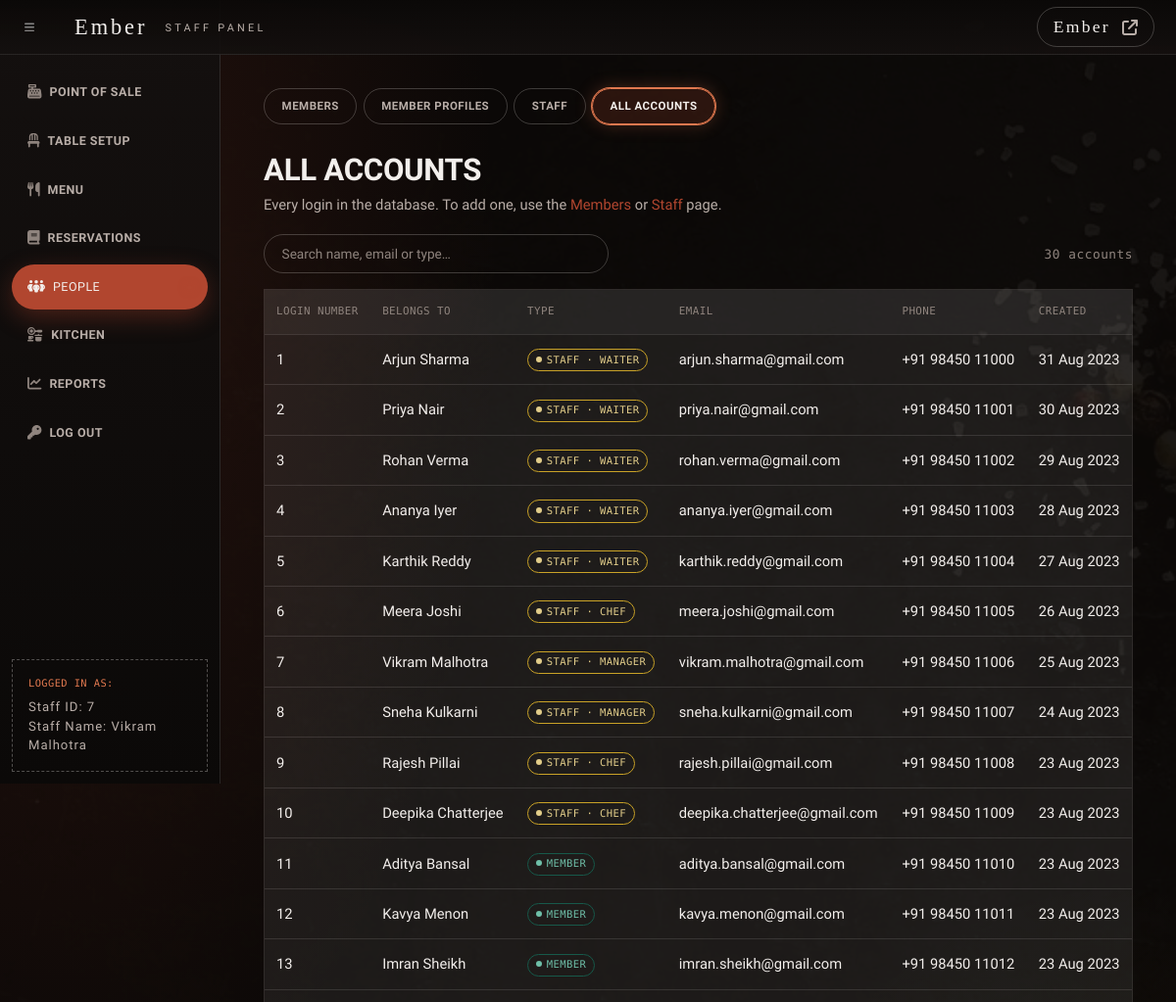
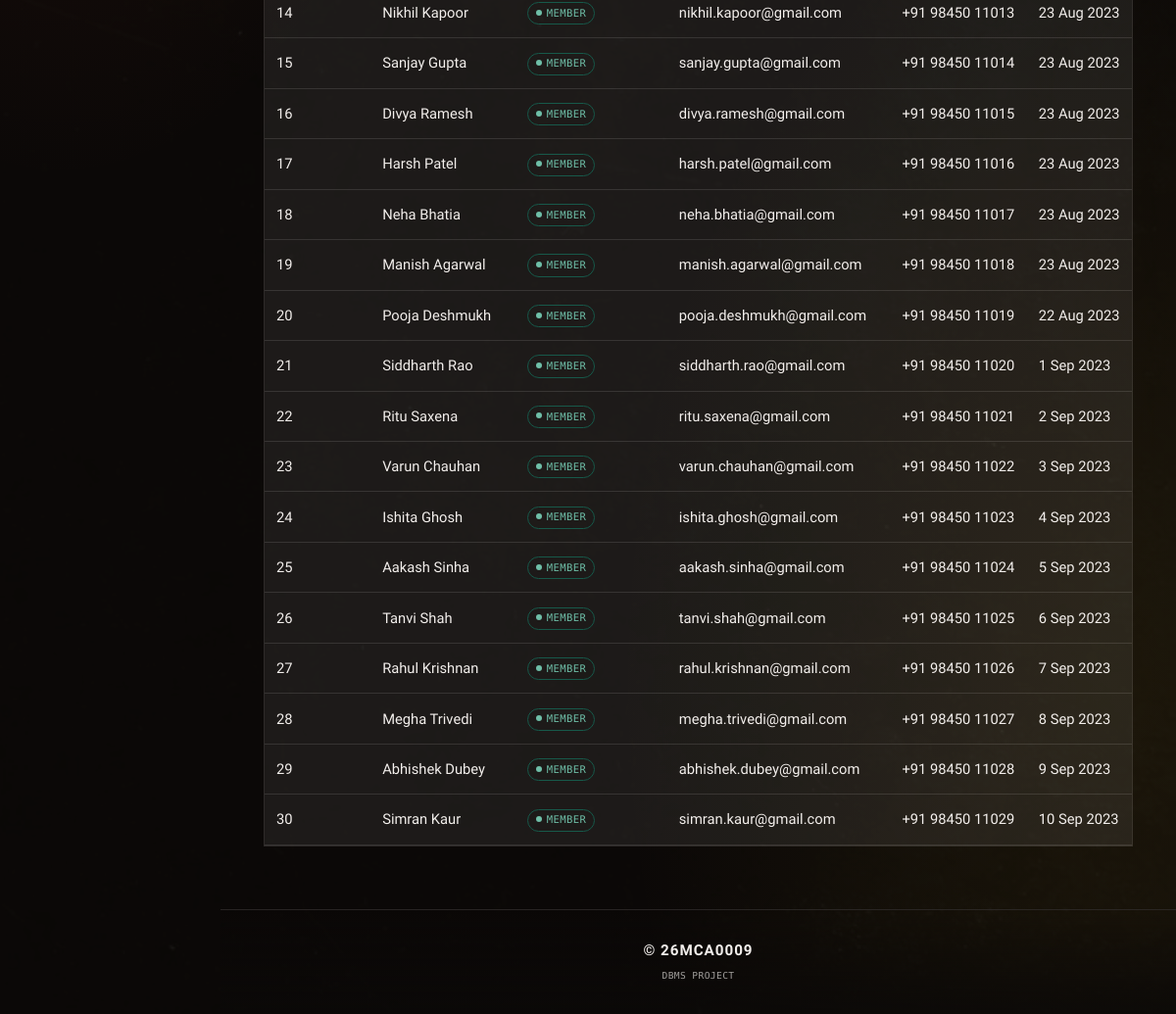
The page /adminSide/panel/account-panel.php (signed in) on the database as committed earlier (2 pictures, top to bottom).
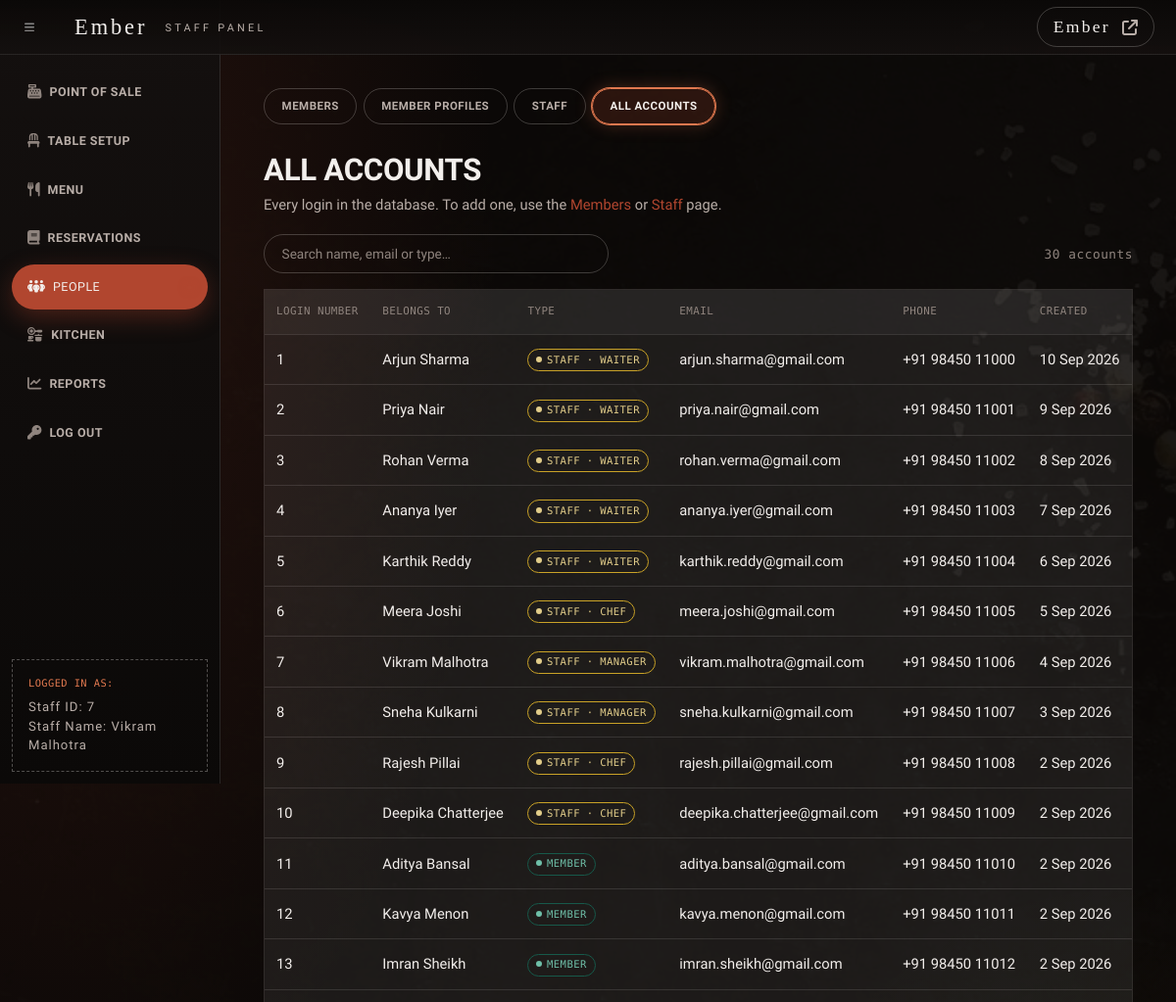
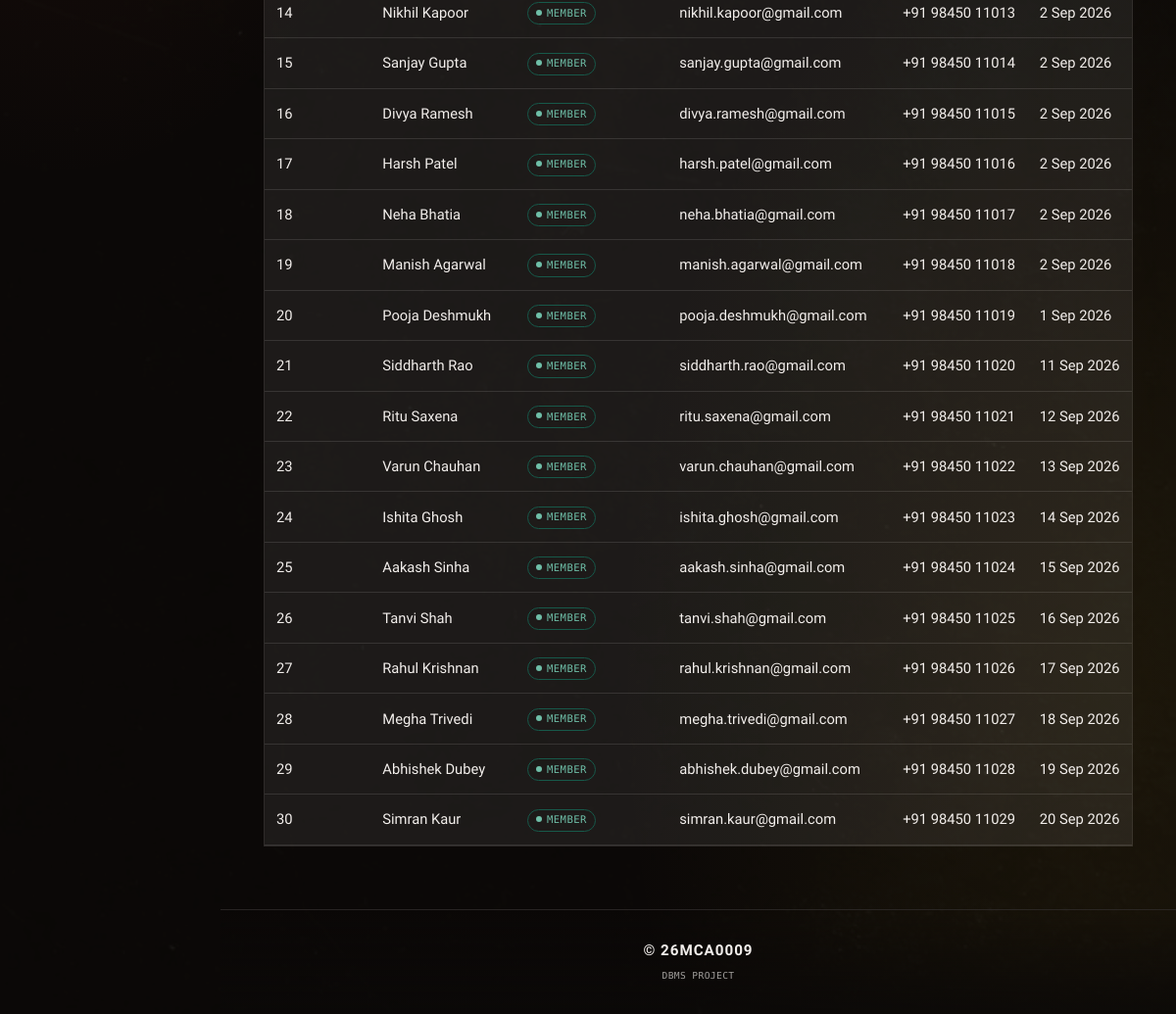
The same page on the database as committed later (2 pictures, top to bottom).
### tables this page shows
CREATE TABLE `Staffs` (
  `staff_id` int(11) NOT NULL AUTO_INCREMENT,
  `staff_name` varchar(255) DEFAULT NULL,
  `role` varchar(255) DEFAULT NULL,
  `account_id` int(11) DEFAULT NULL,
  PRIMARY KEY (`staff_id`),
  KEY `account_id` (`account_id`),
  CONSTRAINT `staffs_ibfk_1` FOREIGN KEY (`account_id`) REFERENCES `Accounts` (`account_id`)
);

CREATE TABLE `Accounts` (
  `account_id` int(11) NOT NULL AUTO_INCREMENT,
  `email` varchar(255) DEFAULT NULL,
  `register_date` date DEFAULT NULL,
  `phone_number` varchar(255) DEFAULT NULL,
  `password` varchar(255) DEFAULT NULL,
  PRIMARY KEY (`account_id`)
);

CREATE TABLE `Memberships` (
  `member_id` int(11) NOT NULL AUTO_INCREMENT,
  `member_name` varchar(255) DEFAULT NULL,
  `points` int(11) DEFAULT NULL,
  `account_id` int(11) DEFAULT NULL,
  PRIMARY KEY (`member_id`),
  KEY `account_id` (`account_id`),
  CONSTRAINT `memberships_ibfk_1` FOREIGN KEY (`account_id`) REFERENCES `Accounts` (`account_id`)
);

### adminSide/panel/account-panel.php (the view, shortened to what this page needs)
<?php
include '../includes/dashHeader.php';
require_once '../config.php';
$sql = "SELECT a.account_id, a.email, a.phone_number, a.register_date,
               s.staff_name, s.role, m.member_name
        FROM Accounts AS a
        LEFT JOIN Staffs AS s ON s.account_id = a.account_id
        LEFT JOIN Memberships AS m ON m.account_id = a.account_id
        ORDER BY a.account_id";
$accounts = mysqli_fetch_all(mysqli_query($link, $sql), MYSQLI_ASSOC);
?>
<div class="wrapper">
    <div class="container-fluid">
        <div class="pg-head">
            <div>
                <h2>All Accounts</h2>
                <p class="pg-sub">Every login in the database. To add one, use the <a href="customer-panel.php">Members</a> or <a href="staff-panel.php">Staff</a> page.</p>
            </div>
        </div>
        <div class="pg-tools">
            <input type="search" class="form-control pg-search" placeholder="Search name, email or type…" data-filter="#accounts-list">
            <span class="pg-count" data-count><?= count($accounts) ?> accounts</span>
        </div>
        <div class="table-scroll"><table class="table" id="accounts-list">
            <thead><tr><th>Login number</th><th>Belongs to</th><th>Type</th><th>Email</th><th>Phone</th><th>Created</th></tr></thead>
            <tbody>
<?php foreach ($accounts as $a) {
        if ($a['staff_name'] != null) {
            $who = $a['staff_name'];
            $type = '<span class="pg-tag is-gold">Staff &middot; ' . htmlspecialchars($a['role']) . '</span>';
        } elseif ($a['member_name'] != null) {
            $who = $a['member_name'];
            $type = '<span class="pg-tag is-green">Member</span>';
        } else {
            $who = '—';
            $type = '<span class="pg-tag">Not used</span>';
        } ?>
                <tr>
                    <td><?= (int) $a['account_id'] ?></td>
                    <td><?= htmlspecialchars($who) ?></td>
                    <td><?= $type ?></td>
                    <td><?= htmlspecialchars((string) $a['email']) ?></td>
                    <td><?= htmlspecialchars((string) $a['phone_number']) ?></td>
                    <td><?= $a['register_date'] ? date('j M Y', strtotime($a['register_date'])) : '' ?></td>
                </tr>
<?php } ?>
            </tbody>
        </table></div>
    </div>
</div>
<?php include '../includes/dashFooter.php'; ?>

Rows that differ between the two databases and show on the page:
changed through a linked row, staffs "Arjun Sharma": account.register_date "31 Aug 2023" → "10 Sep 2026"
changed through a linked row, staffs "Priya Nair": account.register_date "30 Aug 2023" → "9 Sep 2026"
changed through a linked row, staffs "Rohan Verma": account.register_date "29 Aug 2023" → "8 Sep 2026"
changed through a linked row, staffs "Ananya Iyer": account.register_date "28 Aug 2023" → "7 Sep 2026"
changed through a linked row, staffs "Karthik Reddy": account.register_date "27 Aug 2023" → "6 Sep 2026"
changed through a linked row, staffs "Meera Joshi": account.register_date "26 Aug 2023" → "5 Sep 2026"
changed through a linked row, staffs "Vikram Malhotra": account.register_date "25 Aug 2023" → "4 Sep 2026"
changed through a linked row, staffs "Sneha Kulkarni": account.register_date "24 Aug 2023" → "3 Sep 2026"
changed through a linked row, staffs "Rajesh Pillai": account.register_date "23 Aug 2023" → "2 Sep 2026"
changed through a linked row, staffs "Deepika Chatterjee": account.register_date "23 Aug 2023" → "2 Sep 2026"
changed memberships "Aditya Bansal": account.register_date "23 Aug 2023" → "2 Sep 2026"
changed memberships "Kavya Menon": account.register_date "23 Aug 2023" → "2 Sep 2026"
changed memberships "Imran Sheikh": account.register_date "23 Aug 2023" → "2 Sep 2026"
changed memberships "Nikhil Kapoor": account.register_date "23 Aug 2023" → "2 Sep 2026"
changed memberships "Sanjay Gupta": account.register_date "23 Aug 2023" → "2 Sep 2026"
changed memberships "Divya Ramesh": account.register_date "23 Aug 2023" → "2 Sep 2026"
changed memberships "Harsh Patel": account.register_date "23 Aug 2023" → "2 Sep 2026"
changed memberships "Neha Bhatia": account.register_date "23 Aug 2023" → "2 Sep 2026"
changed memberships "Manish Agarwal": account.register_date "23 Aug 2023" → "2 Sep 2026"
changed memberships "Pooja Deshmukh": account.register_date "22 Aug 2023" → "1 Sep 2026"
changed memberships "Siddharth Rao": account.register_date "1 Sep 2023" → "11 Sep 2026"
changed memberships "Ritu Saxena": account.register_date "2 Sep 2023" → "12 Sep 2026"
changed memberships "Varun Chauhan": account.register_date "3 Sep 2023" → "13 Sep 2026"
changed memberships "Ishita Ghosh": account.register_date "4 Sep 2023" → "14 Sep 2026"
changed memberships "Aakash Sinha": account.register_date "5 Sep 2023" → "15 Sep 2026"
changed memberships "Tanvi Shah": account.register_date "6 Sep 2023" → "16 Sep 2026"
changed memberships "Rahul Krishnan": account.register_date "7 Sep 2023" → "17 Sep 2026"
changed memberships "Megha Trivedi": account.register_date "8 Sep 2023" → "18 Sep 2026"
changed memberships "Abhishek Dubey": account.register_date "9 Sep 2023" → "19 Sep 2026"
changed memberships "Simran Kaur": account.register_date "10 Sep 2023" → "20 Sep 2026"
